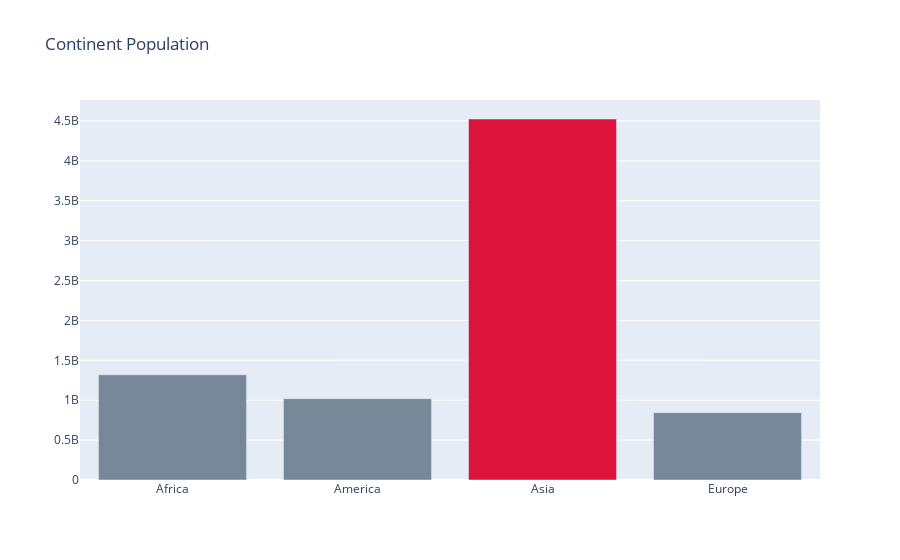

The notebook cell saved with this chart:
### Code cell
colors = ['lightslategray',] * 5
colors[2] = 'crimson'

fig = go.Figure(data=[go.Bar(
    x=adf['Continent'],
    y=adf['population_total'],
    marker_color=colors
)])


fig.update_layout(title_text='Continent Population')
fig.write_image('/Users/romilrathi/Desktop/population_continent.png')
fig.show()

### Figure 1 — Plotly figure (JSON) as saved in the notebook; plotly's stock layout.template omitted (floating-point values rounded to 4 significant figures)
{"data": [{"marker": {"color": ["lightslategray", "lightslategray", "crimson", "lightslategray", "lightslategray"]}, "type": "bar", "x": ["Africa", "America", "Asia", "Europe"], "y": [1318295844, 1019297005, 4524093294, 843781549]}], "layout": {"title": {"text": "Continent Population"}}}
